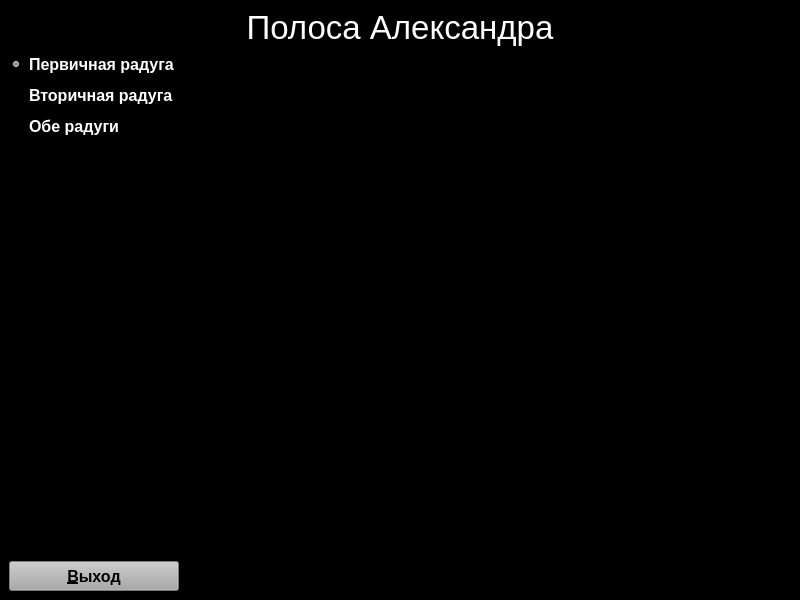
<?xml version="1.0" encoding="UTF-8"?>
<ui version="4.0">
 <class>Form4</class>
 <widget class="QMainWindow" name="Form4">
  <property name="geometry">
   <rect>
    <x>0</x>
    <y>0</y>
    <width>800</width>
    <height>600</height>
   </rect>
  </property>
  <property name="windowTitle">
   <string>MainWindow</string>
  </property>
  <property name="styleSheet">
   <string notr="true">background-color: rgb(0, 0, 0);</string>
  </property>
  <widget class="QWidget" name="centralwidget">
   <layout class="QVBoxLayout" name="verticalLayout_2">
    <item>
     <widget class="QLabel" name="header">
      <property name="sizePolicy">
       <sizepolicy hsizetype="Expanding" vsizetype="Preferred">
        <horstretch>0</horstretch>
        <verstretch>0</verstretch>
       </sizepolicy>
      </property>
      <property name="font">
       <font>
        <pointsize>25</pointsize>
       </font>
      </property>
      <property name="styleSheet">
       <string notr="true">color: rgb(255, 255, 255);</string>
      </property>
      <property name="text">
       <string>Полоса Александра</string>
      </property>
      <property name="alignment">
       <set>Qt::AlignCenter</set>
      </property>
     </widget>
    </item>
    <item>
     <layout class="QHBoxLayout" name="horizontalLayout">
      <item>
       <layout class="QVBoxLayout" name="verticalLayout">
        <item>
         <widget class="QRadioButton" name="radioButton">
          <property name="font">
           <font>
            <pointsize>12</pointsize>
            <weight>75</weight>
            <bold>true</bold>
           </font>
          </property>
          <property name="styleSheet">
           <string notr="true">color: rgb(255, 255, 255);</string>
          </property>
          <property name="text">
           <string>Первичная радуга</string>
          </property>
          <property name="checked">
           <bool>true</bool>
          </property>
         </widget>
        </item>
        <item>
         <widget class="QRadioButton" name="radioButton_3">
          <property name="font">
           <font>
            <pointsize>12</pointsize>
            <weight>75</weight>
            <bold>true</bold>
           </font>
          </property>
          <property name="styleSheet">
           <string notr="true">color: rgb(255, 255, 255);</string>
          </property>
          <property name="text">
           <string>Вторичная радуга</string>
          </property>
         </widget>
        </item>
        <item>
         <widget class="QRadioButton" name="radioButton_2">
          <property name="font">
           <font>
            <pointsize>12</pointsize>
            <weight>75</weight>
            <bold>true</bold>
           </font>
          </property>
          <property name="styleSheet">
           <string notr="true">color: rgb(255, 255, 255);</string>
          </property>
          <property name="text">
           <string>Обе радуги</string>
          </property>
         </widget>
        </item>
        <item>
         <spacer name="verticalSpacer">
          <property name="orientation">
           <enum>Qt::Vertical</enum>
          </property>
          <property name="sizeHint" stdset="0">
           <size>
            <width>20</width>
            <height>198</height>
           </size>
          </property>
         </spacer>
        </item>
        <item>
         <widget class="QPushButton" name="quit">
          <property name="minimumSize">
           <size>
            <width>0</width>
            <height>30</height>
           </size>
          </property>
          <property name="font">
           <font>
            <pointsize>12</pointsize>
            <weight>75</weight>
            <bold>true</bold>
           </font>
          </property>
          <property name="styleSheet">
           <string notr="true">background-color: rgb(170,170,170);</string>
          </property>
          <property name="text">
           <string>&amp;Выход</string>
          </property>
         </widget>
        </item>
       </layout>
      </item>
      <item>
       <widget class="GLWidget" name="widget" native="true">
        <property name="sizePolicy">
         <sizepolicy hsizetype="Expanding" vsizetype="Expanding">
          <horstretch>0</horstretch>
          <verstretch>0</verstretch>
         </sizepolicy>
        </property>
       </widget>
      </item>
     </layout>
    </item>
   </layout>
  </widget>
 </widget>
 <customwidgets>
  <customwidget>
   <class>GLWidget</class>
   <extends>QWidget</extends>
   <header>glwidget.h</header>
   <container>1</container>
  </customwidget>
 </customwidgets>
 <resources/>
 <connections>
  <connection>
   <sender>quit</sender>
   <signal>clicked()</signal>
   <receiver>Form4</receiver>
   <slot>close()</slot>
   <hints>
    <hint type="sourcelabel">
     <x>17</x>
     <y>572</y>
    </hint>
    <hint type="destinationlabel">
     <x>28</x>
     <y>132</y>
    </hint>
   </hints>
  </connection>
  <connection>
   <sender>radioButton</sender>
   <signal>clicked()</signal>
   <receiver>Form4</receiver>
   <slot>radio1()</slot>
   <hints>
    <hint type="sourcelabel">
     <x>38</x>
     <y>71</y>
    </hint>
    <hint type="destinationlabel">
     <x>52</x>
     <y>158</y>
    </hint>
   </hints>
  </connection>
  <connection>
   <sender>radioButton_3</sender>
   <signal>clicked()</signal>
   <receiver>Form4</receiver>
   <slot>radio2()</slot>
   <hints>
    <hint type="sourcelabel">
     <x>65</x>
     <y>93</y>
    </hint>
    <hint type="destinationlabel">
     <x>77</x>
     <y>189</y>
    </hint>
   </hints>
  </connection>
  <connection>
   <sender>radioButton_2</sender>
   <signal>clicked()</signal>
   <receiver>Form4</receiver>
   <slot>radio3()</slot>
   <hints>
    <hint type="sourcelabel">
     <x>71</x>
     <y>125</y>
    </hint>
    <hint type="destinationlabel">
     <x>102</x>
     <y>220</y>
    </hint>
   </hints>
  </connection>
 </connections>
 <slots>
  <slot>radio1()</slot>
  <slot>radio2()</slot>
  <slot>radio3()</slot>
 </slots>
</ui>
